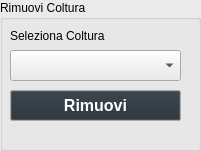
     <widget class="QGroupBox" name="groupBox_10">
      <property name="geometry">
       <rect>
        <x>310</x>
        <y>100</y>
        <width>201</width>
        <height>151</height>
       </rect>
      </property>
      <property name="palette">
       <palette>
        <active>
         <colorrole role="WindowText">
          <brush brushstyle="SolidPattern">
           <color alpha="255">
            <red>0</red>
            <green>0</green>
            <blue>0</blue>
           </color>
          </brush>
         </colorrole>
         <colorrole role="Button">
          <brush brushstyle="SolidPattern">
           <color alpha="255">
            <red>234</red>
            <green>234</green>
            <blue>234</blue>
           </color>
          </brush>
         </colorrole>
         <colorrole role="Light">
          <brush brushstyle="SolidPattern">
           <color alpha="255">
            <red>255</red>
            <green>255</green>
            <blue>255</blue>
           </color>
          </brush>
         </colorrole>
         <colorrole role="Midlight">
          <brush brushstyle="SolidPattern">
           <color alpha="255">
            <red>244</red>
            <green>244</green>
            <blue>244</blue>
           </color>
          </brush>
         </colorrole>
         <colorrole role="Dark">
          <brush brushstyle="SolidPattern">
           <color alpha="255">
            <red>117</red>
            <green>117</green>
            <blue>117</blue>
           </color>
          </brush>
         </colorrole>
         <colorrole role="Mid">
          <brush brushstyle="SolidPattern">
           <color alpha="255">
            <red>156</red>
            <green>156</green>
            <blue>156</blue>
           </color>
          </brush>
         </colorrole>
         <colorrole role="Text">
          <brush brushstyle="SolidPattern">
           <color alpha="255">
            <red>0</red>
            <green>0</green>
            <blue>0</blue>
           </color>
          </brush>
         </colorrole>
         <colorrole role="BrightText">
          <brush brushstyle="SolidPattern">
           <color alpha="255">
            <red>255</red>
            <green>255</green>
            <blue>255</blue>
           </color>
          </brush>
         </colorrole>
         <colorrole role="ButtonText">
          <brush brushstyle="SolidPattern">
           <color alpha="255">
            <red>0</red>
            <green>0</green>
            <blue>0</blue>
           </color>
          </brush>
         </colorrole>
         <colorrole role="Base">
          <brush brushstyle="SolidPattern">
           <color alpha="255">
            <red>255</red>
            <green>255</green>
            <blue>255</blue>
           </color>
          </brush>
         </colorrole>
         <colorrole role="Window">
          <brush brushstyle="SolidPattern">
           <color alpha="255">
            <red>234</red>
            <green>234</green>
            <blue>234</blue>
           </color>
          </brush>
         </colorrole>
         <colorrole role="Shadow">
          <brush brushstyle="SolidPattern">
           <color alpha="255">
            <red>0</red>
            <green>0</green>
            <blue>0</blue>
           </color>
          </brush>
         </colorrole>
         <colorrole role="AlternateBase">
          <brush brushstyle="SolidPattern">
           <color alpha="255">
            <red>244</red>
            <green>244</green>
            <blue>244</blue>
           </color>
          </brush>
         </colorrole>
         <colorrole role="ToolTipBase">
          <brush brushstyle="SolidPattern">
           <color alpha="255">
            <red>255</red>
            <green>255</green>
            <blue>220</blue>
           </color>
          </brush>
         </colorrole>
         <colorrole role="ToolTipText">
          <brush brushstyle="SolidPattern">
           <color alpha="255">
            <red>0</red>
            <green>0</green>
            <blue>0</blue>
           </color>
          </brush>
         </colorrole>
         <colorrole role="PlaceholderText">
          <brush brushstyle="SolidPattern">
           <color alpha="127">
            <red>0</red>
            <green>0</green>
            <blue>0</blue>
           </color>
          </brush>
         </colorrole>
         <colorrole role="Accent">
          <brush brushstyle="SolidPattern">
           <color alpha="255">
            <red>255</red>
            <green>255</green>
            <blue>255</blue>
           </color>
          </brush>
         </colorrole>
        </active>
        <inactive>
         <colorrole role="WindowText">
          <brush brushstyle="SolidPattern">
           <color alpha="255">
            <red>0</red>
            <green>0</green>
            <blue>0</blue>
           </color>
          </brush>
         </colorrole>
         <colorrole role="Button">
          <brush brushstyle="SolidPattern">
           <color alpha="255">
            <red>234</red>
            <green>234</green>
            <blue>234</blue>
           </color>
          </brush>
         </colorrole>
         <colorrole role="Light">
          <brush brushstyle="SolidPattern">
           <color alpha="255">
            <red>255</red>
            <green>255</green>
            <blue>255</blue>
           </color>
          </brush>
         </colorrole>
         <colorrole role="Midlight">
          <brush brushstyle="SolidPattern">
           <color alpha="255">
            <red>244</red>
            <green>244</green>
            <blue>244</blue>
           </color>
          </brush>
         </colorrole>
         <colorrole role="Dark">
          <brush brushstyle="SolidPattern">
           <color alpha="255">
            <red>117</red>
            <green>117</green>
            <blue>117</blue>
           </color>
          </brush>
         </colorrole>
         <colorrole role="Mid">
          <brush brushstyle="SolidPattern">
           <color alpha="255">
            <red>156</red>
            <green>156</green>
            <blue>156</blue>
           </color>
          </brush>
         </colorrole>
         <colorrole role="Text">
          <brush brushstyle="SolidPattern">
           <color alpha="255">
            <red>0</red>
            <green>0</green>
            <blue>0</blue>
           </color>
          </brush>
         </colorrole>
         <colorrole role="BrightText">
          <brush brushstyle="SolidPattern">
           <color alpha="255">
            <red>255</red>
            <green>255</green>
            <blue>255</blue>
           </color>
          </brush>
         </colorrole>
         <colorrole role="ButtonText">
          <brush brushstyle="SolidPattern">
           <color alpha="255">
            <red>0</red>
            <green>0</green>
            <blue>0</blue>
           </color>
          </brush>
         </colorrole>
         <colorrole role="Base">
          <brush brushstyle="SolidPattern">
           <color alpha="255">
            <red>255</red>
            <green>255</green>
            <blue>255</blue>
           </color>
          </brush>
         </colorrole>
         <colorrole role="Window">
          <brush brushstyle="SolidPattern">
           <color alpha="255">
            <red>234</red>
            <green>234</green>
            <blue>234</blue>
           </color>
          </brush>
         </colorrole>
         <colorrole role="Shadow">
          <brush brushstyle="SolidPattern">
           <color alpha="255">
            <red>0</red>
            <green>0</green>
            <blue>0</blue>
           </color>
          </brush>
         </colorrole>
         <colorrole role="AlternateBase">
          <brush brushstyle="SolidPattern">
           <color alpha="255">
            <red>244</red>
            <green>244</green>
            <blue>244</blue>
           </color>
          </brush>
         </colorrole>
         <colorrole role="ToolTipBase">
          <brush brushstyle="SolidPattern">
           <color alpha="255">
            <red>255</red>
            <green>255</green>
            <blue>220</blue>
           </color>
          </brush>
         </colorrole>
         <colorrole role="ToolTipText">
          <brush brushstyle="SolidPattern">
           <color alpha="255">
            <red>0</red>
            <green>0</green>
            <blue>0</blue>
           </color>
          </brush>
         </colorrole>
         <colorrole role="PlaceholderText">
          <brush brushstyle="SolidPattern">
           <color alpha="127">
            <red>0</red>
            <green>0</green>
            <blue>0</blue>
           </color>
          </brush>
         </colorrole>
         <colorrole role="Accent">
          <brush brushstyle="SolidPattern">
           <color alpha="255">
            <red>255</red>
            <green>255</green>
            <blue>255</blue>
           </color>
          </brush>
         </colorrole>
        </inactive>
        <disabled>
         <colorrole role="WindowText">
          <brush brushstyle="SolidPattern">
           <color alpha="255">
            <red>117</red>
            <green>117</green>
            <blue>117</blue>
           </color>
          </brush>
         </colorrole>
         <colorrole role="Button">
          <brush brushstyle="SolidPattern">
           <color alpha="255">
            <red>234</red>
            <green>234</green>
            <blue>234</blue>
           </color>
          </brush>
         </colorrole>
         <colorrole role="Light">
          <brush brushstyle="SolidPattern">
           <color alpha="255">
            <red>255</red>
            <green>255</green>
            <blue>255</blue>
           </color>
          </brush>
         </colorrole>
         <colorrole role="Midlight">
          <brush brushstyle="SolidPattern">
           <color alpha="255">
            <red>244</red>
            <green>244</green>
            <blue>244</blue>
           </color>
          </brush>
         </colorrole>
         <colorrole role="Dark">
          <brush brushstyle="SolidPattern">
           <color alpha="255">
            <red>117</red>
            <green>117</green>
            <blue>117</blue>
           </color>
          </brush>
         </colorrole>
         <colorrole role="Mid">
          <brush brushstyle="SolidPattern">
           <color alpha="255">
            <red>156</red>
            <green>156</green>
            <blue>156</blue>
           </color>
          </brush>
         </colorrole>
         <colorrole role="Text">
          <brush brushstyle="SolidPattern">
           <color alpha="255">
            <red>117</red>
            <green>117</green>
            <blue>117</blue>
           </color>
          </brush>
         </colorrole>
         <colorrole role="BrightText">
          <brush brushstyle="SolidPattern">
           <color alpha="255">
            <red>255</red>
            <green>255</green>
            <blue>255</blue>
           </color>
          </brush>
         </colorrole>
         <colorrole role="ButtonText">
          <brush brushstyle="SolidPattern">
           <color alpha="255">
            <red>117</red>
            <green>117</green>
            <blue>117</blue>
           </color>
          </brush>
         </colorrole>
         <colorrole role="Base">
          <brush brushstyle="SolidPattern">
           <color alpha="255">
            <red>234</red>
            <green>234</green>
            <blue>234</blue>
           </color>
          </brush>
         </colorrole>
         <colorrole role="Window">
          <brush brushstyle="SolidPattern">
           <color alpha="255">
            <red>234</red>
            <green>234</green>
            <blue>234</blue>
           </color>
          </brush>
         </colorrole>
         <colorrole role="Shadow">
          <brush brushstyle="SolidPattern">
           <color alpha="255">
            <red>0</red>
            <green>0</green>
            <blue>0</blue>
           </color>
          </brush>
         </colorrole>
         <colorrole role="AlternateBase">
          <brush brushstyle="SolidPattern">
           <color alpha="255">
            <red>234</red>
            <green>234</green>
            <blue>234</blue>
           </color>
          </brush>
         </colorrole>
         <colorrole role="ToolTipBase">
          <brush brushstyle="SolidPattern">
           <color alpha="255">
            <red>255</red>
            <green>255</green>
            <blue>220</blue>
           </color>
          </brush>
         </colorrole>
         <colorrole role="ToolTipText">
          <brush brushstyle="SolidPattern">
           <color alpha="255">
            <red>0</red>
            <green>0</green>
            <blue>0</blue>
           </color>
          </brush>
         </colorrole>
         <colorrole role="PlaceholderText">
          <brush brushstyle="SolidPattern">
           <color alpha="127">
            <red>117</red>
            <green>117</green>
            <blue>117</blue>
           </color>
          </brush>
         </colorrole>
         <colorrole role="Accent">
          <brush brushstyle="SolidPattern">
           <color alpha="255">
            <red>255</red>
            <green>255</green>
            <blue>255</blue>
           </color>
          </brush>
         </colorrole>
        </disabled>
       </palette>
      </property>
      <property name="autoFillBackground">
       <bool>true</bool>
      </property>
      <property name="title">
       <string>Rimuovi Coltura</string>
      </property>
      <property name="flat">
       <bool>true</bool>
      </property>
      <widget class="QComboBox" name="cmbRimuoviColtura">
       <property name="geometry">
        <rect>
         <x>10</x>
         <y>50</y>
         <width>171</width>
         <height>31</height>
        </rect>
       </property>
       <property name="autoFillBackground">
        <bool>true</bool>
       </property>
      </widget>
      <widget class="QLabel" name="label_25">
       <property name="geometry">
        <rect>
         <x>10</x>
         <y>20</y>
         <width>101</width>
         <height>31</height>
        </rect>
       </property>
       <property name="text">
        <string>Seleziona Coltura</string>
       </property>
      </widget>
      <widget class="QPushButton" name="btnRimColtura">
       <property name="geometry">
        <rect>
         <x>10</x>
         <y>90</y>
         <width>171</width>
         <height>31</height>
        </rect>
       </property>
       <property name="palette">
        <palette>
         <active>
          <colorrole role="Button">
           <brush brushstyle="SolidPattern">
            <color alpha="255">
             <red>37</red>
             <green>46</green>
             <blue>53</blue>
            </color>
           </brush>
          </colorrole>
          <colorrole role="ButtonText">
           <brush brushstyle="SolidPattern">
            <color alpha="255">
             <red>255</red>
             <green>255</green>
             <blue>255</blue>
            </color>
           </brush>
          </colorrole>
          <colorrole role="Base">
           <brush brushstyle="SolidPattern">
            <color alpha="255">
             <red>37</red>
             <green>46</green>
             <blue>53</blue>
            </color>
           </brush>
          </colorrole>
         </active>
         <inactive>
          <colorrole role="Button">
           <brush brushstyle="SolidPattern">
            <color alpha="255">
             <red>37</red>
             <green>46</green>
             <blue>53</blue>
            </color>
           </brush>
          </colorrole>
          <colorrole role="ButtonText">
           <brush brushstyle="SolidPattern">
            <color alpha="255">
             <red>255</red>
             <green>255</green>
             <blue>255</blue>
            </color>
           </brush>
          </colorrole>
          <colorrole role="Base">
           <brush brushstyle="SolidPattern">
            <color alpha="255">
             <red>37</red>
             <green>46</green>
             <blue>53</blue>
            </color>
           </brush>
          </colorrole>
         </inactive>
         <disabled>
          <colorrole role="Button">
           <brush brushstyle="SolidPattern">
            <color alpha="255">
             <red>37</red>
             <green>46</green>
             <blue>53</blue>
            </color>
           </brush>
          </colorrole>
         </disabled>
        </palette>
       </property>
       <property name="font">
        <font>
         <family>Arial</family>
         <pointsize>12</pointsize>
         <bold>true</bold>
        </font>
       </property>
       <property name="text">
        <string>Rimuovi</string>
       </property>
      </widget>
     </widget>
